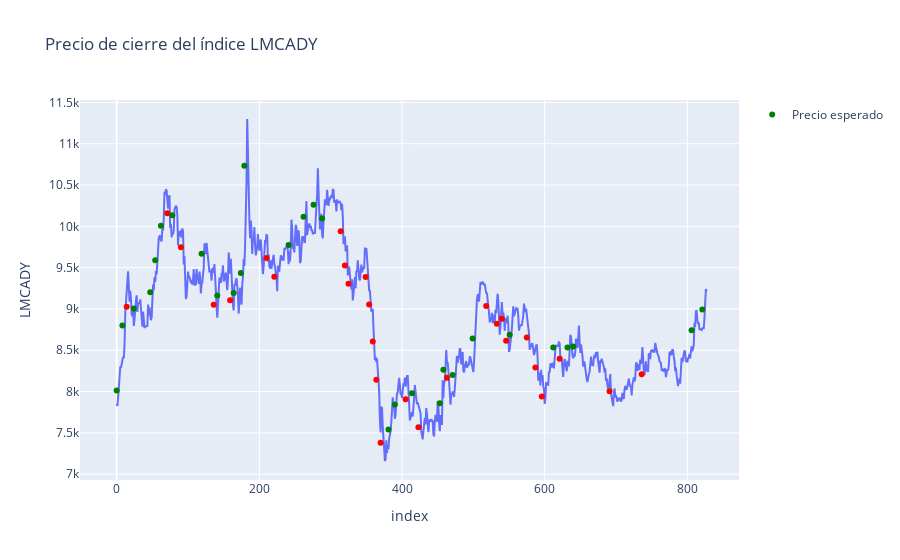

The notebook cell this image was saved under:
### Code cell
import plotly.express as px
import plotly.graph_objects as go

fig = px.line(df, x=df.index, y='LMCADY', title='Precio de cierre del índice LMCADY')

# Calcular el indicador booleano inicial para la predicción
df['bool_pred'] = df['pred-rmse'] != 0

# Inicializar coso y ajustar la lógica de 5 índices
coso = df['pr'] * df['bool_pred']
last_true_index = -5  # Asumir que el primer índice válido puede ser 0

# Crear listas para almacenar índices y colores basados en la condición
indices = []
colors = []
coso_values = []

for idx in range(len(df)):
    if df['bool_pred'].iloc[idx] and idx >= last_true_index + 5:
        last_true_index = idx
        if coso.iloc[idx] > df['LMCADY'].iloc[idx]:
            colors.append('green')  # Verde si está por encima
        else:
            colors.append('red')    # Rojo si está por debajo
        indices.append(idx)
        coso_values.append(coso.iloc[idx])
    elif df['bool_pred'].iloc[idx]:
        coso.iloc[idx] = 0  # Asegurar que los valores no válidos se establecen en cero

# Agregar los puntos al gráfico
fig.add_trace(go.Scatter(
    x=indices,
    y=coso_values,
    mode='markers',
    marker=dict(color=colors),
    name='Precio esperado'
))

fig.show()

### Figure 1 — Plotly figure (JSON) as saved in the notebook; plotly's stock layout.template omitted (floating-point values rounded to 4 significant figures; data arrays with more than 128 entries replaced by an {"elided": "..."} marker saying what was removed)
{"data": [{"hovertemplate": "index=%{x}<br>LMCADY=%{y}<extra></extra>", "legendgroup": "", "line": {"color": "#636efa", "dash": "solid"}, "marker": {"symbol": "circle"}, "mode": "lines", "name": "", "orientation": "v", "showlegend": false, "type": "scatter", "x": {"elided": "828 int values"}, "xaxis": "x", "y": {"elided": "828 float values"}, "yaxis": "y"}, {"marker": {"color": ["green", "green", "red", "green", "green", "green", "green", "red", "green", "red", "green", "red", "green", "red", "green", "green", "green", "red", "red", "green", "green", "green", "green", "red", "red", "red", "red", "red", "red", "red", "red", "green", "green", "red", "green", "red", "green", "green", "red", "green", "green", "red", "red", "red", "red", "green", "red", "red", "red", "green", "red", "green", "green", "red", "red", "green", "green"]}, "mode": "markers", "name": "Precio esperado", "type": "scatter", "x": [0, 8, 14, 24, 47, 54, 62, 71, 78, 90, 119, 136, 141, 159, 164, 174, 179, 210, 221, 241, 262, 276, 288, 314, 320, 325, 349, 354, 359, 364, 370, 381, 390, 405, 414, 423, 453, 458, 463, 471, 499, 518, 533, 540, 546, 551, 575, 587, 596, 612, 621, 632, 640, 691, 736, 806, 821], "y": [8014.0, 8800.0, 9027.0, 9007.0, 9202.0, 9588.0, 10010.0, 10160.0, 10130.0, 9748.0, 9667.0, 9050.0, 9162.0, 9106.0, 9192.0, 9434.0, 10730.0, 9617.0, 9391.0, 9773.0, 10120.0, 10260.0, 10100.0, 9940.0, 9527.0, 9304.0, 9386.0, 9053.0, 8606.0, 8143.0, 7382.0, 7540.0, 7842.0, 7906.0, 7980.0, 7569.0, 7859.0, 8266.0, 8168.0, 8202.0, 8642.0, 9037.0, 8820.0, 8882.0, 8617.0, 8689.0, 8655.0, 8292.0, 7941.0, 8533.0, 8399.0, 8533.0, 8545.0, 8003.0, 8211.0, 8744.0, 8994.0]}], "layout": {"legend": {"tracegroupgap": 0}, "title": {"text": "Precio de cierre del índice LMCADY"}, "xaxis": {"anchor": "y", "domain": [0, 1], "title": {"text": "index"}}, "yaxis": {"anchor": "x", "domain": [0, 1], "title": {"text": "LMCADY"}}}}
